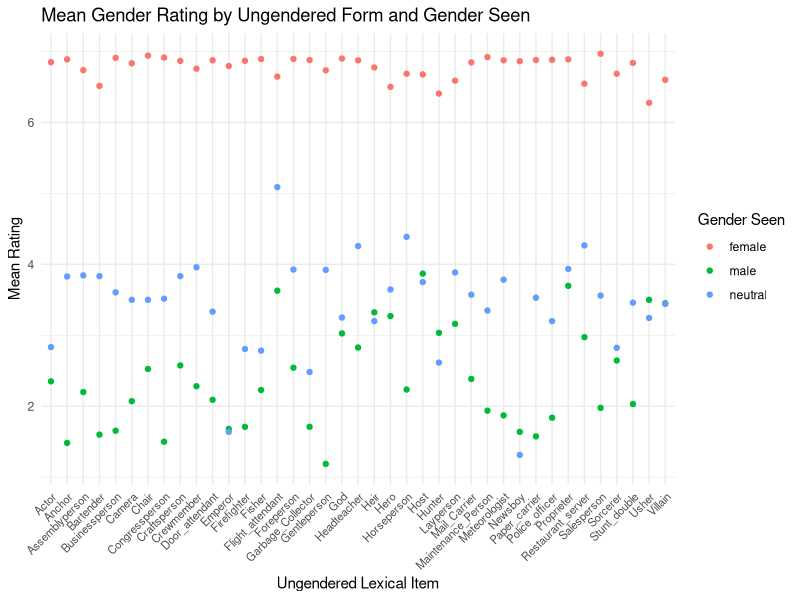
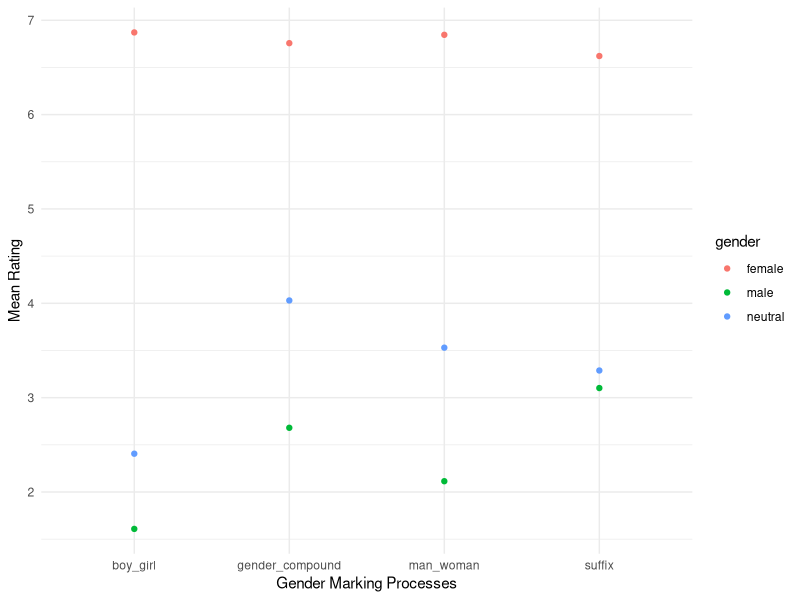
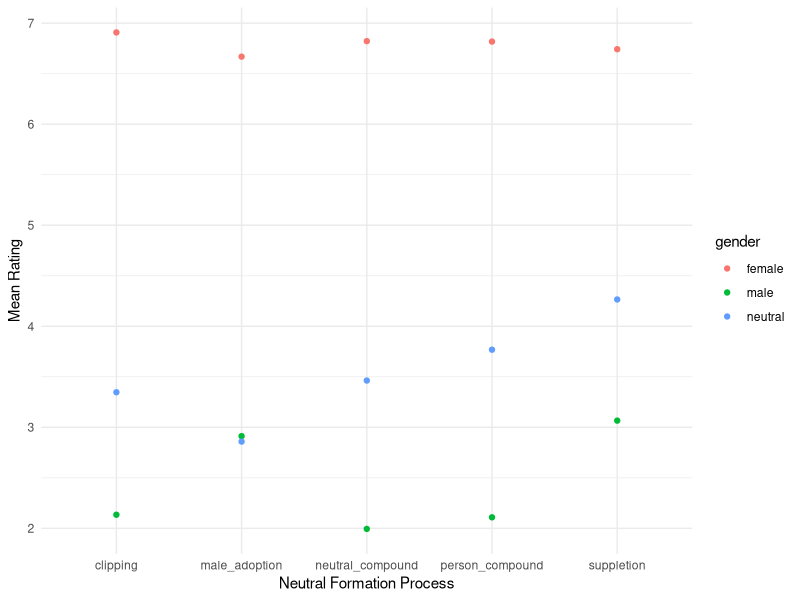

Reproduce these figures in R, in order.
## ---- chunk 1
library(ggplot2)
library(dplyr)
## ---- chunk 2
trials <- read.csv("gender_titles-trials.csv")
## ---- chunk 3
real_trials <- trials %>%
  filter(id!="example1") 
## ---- chunk 4
final_trials_ugly <- real_trials %>%
  mutate(new_response = ifelse(scale=="FM"&response==1,7,ifelse(scale=="FM"&response==2,6,ifelse(scale=="FM"&response==3,5, ifelse(scale=="FM"&response==5,3, ifelse(scale=="FM"&response==6,2, ifelse(scale=="FM"&response==7,1,ifelse(scale=="FM"&response==4,4,response))))))))
## ---- chunk 5
trials_final <- real_trials %>% 
  mutate(equalized_response = ifelse(scale=="FM",8-response,response))
## ---- chunk 6
underlying <- trials_final %>%
  group_by(id,gender,orthog) %>%
  summarise(indi_mean = mean(equalized_response))
## ---- chunk 7
ggplot(underlying, aes(x=id, y=indi_mean, color=gender)) + 
  geom_point() + 
  theme_minimal() + 
  theme(axis.text.x = element_text(angle=45, hjust=1, size=8)) + 
  labs(x="Ungendered Lexical Item", y="Mean Rating", color = "Gender Seen", title="Mean Gender Rating by Ungendered Form and Gender Seen")
## ---- chunk 8
morphological_means <- trials_final %>%
  group_by(gendered_morph,gender) %>% 
  summarize(morph_mean = mean(equalized_response))
## ---- chunk 9
ggplot(morphological_means, aes(x=gendered_morph, y=morph_mean, color=gender)) + 
  geom_point() + 
  theme_minimal() + 
  labs(x="Gender Marking Processes", y="Mean Rating")
## ---- chunk 10
neutral_means <- trials_final %>%
  group_by(neutral_morh,gender) %>% 
  summarize(neutral_mean = mean(equalized_response))
## ---- chunk 11
ggplot(neutral_means, aes(x=neutral_morh, y=neutral_mean, color=gender)) + 
  geom_point() + 
  theme_minimal() + 
  labs(x="Neutral Formation Process", y="Mean Rating")
